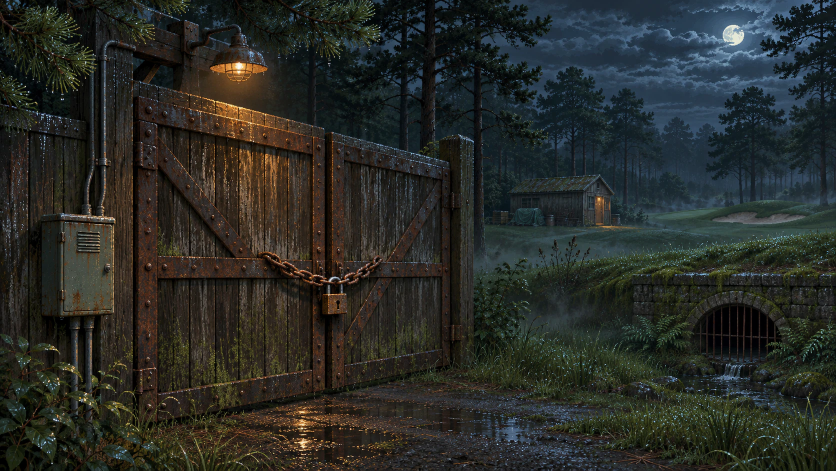
#> input picture web/assets/optimized/level-one-opening/04-gate-closed.webp, 1672 x 941 px (shown at 1/2 size)
$ python build-menu-art.py
#> lines starting #> are read from the running program, lines starting #| are printed output that depends on the picture
"""Produce bounded-size menu derivatives of existing chapter illustrations."""
from pathlib import Path
from PIL import Image

root = Path(__file__).resolve().parents[1] / 'web/assets'
out = root / 'menu'
out.mkdir(exist_ok=True)
sources = {
    'night-order': 'level-one-opening/04-gate-closed.webp',
    'back-nine': 'back-nine-opening/02-one-cart-side-profile.webp',
    'under-green': 'under-green-opening/01-below-the-fairway.webp',
    'final-cut': 'final-cut-story/01-final-review.webp',
}
for name, source in sources.items():
    original = Image.open(root / 'optimized' / source).convert('RGB')
#> original is the input picture: PIL image 1672x941 RGB; mean R, G, B 40.9, 43.5, 39
    for suffix, width, quality in [('scene', 1440, 80), ('thumb', 480, 78)]:
        im = original.copy()
        im.thumbnail((width, width), Image.Resampling.LANCZOS)
        im.save(out / f'{name}-{suffix}.webp', quality=quality, method=6)
#> this loop made 2 passes
#> pass 1, `im.save(out / f'{name}-{suffix}.webp', quality=quality, method=6)`:
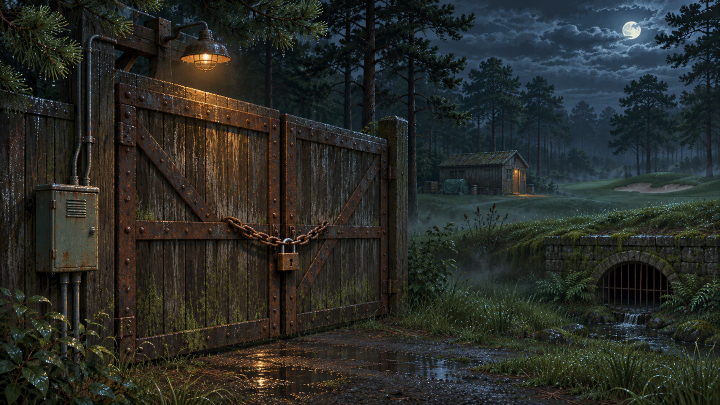
#> saved as night-order-scene.webp: PIL image 1440x810 RGB (shown at 1/2 size); mean R, G, B 40.9, 43.5, 39
#> pass 2, `im.save(out / f'{name}-{suffix}.webp', quality=quality, method=6)`:
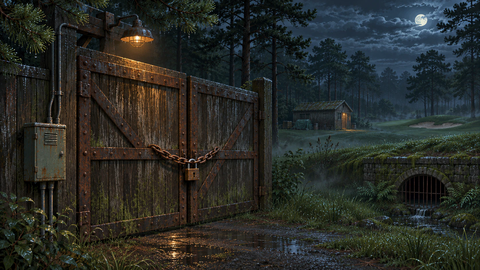
#> saved as night-order-thumb.webp: PIL image 480x270 RGB; mean R, G, B 40.9, 43.5, 39
#> pass 2 of the loop `for name, source in sources.items():`:
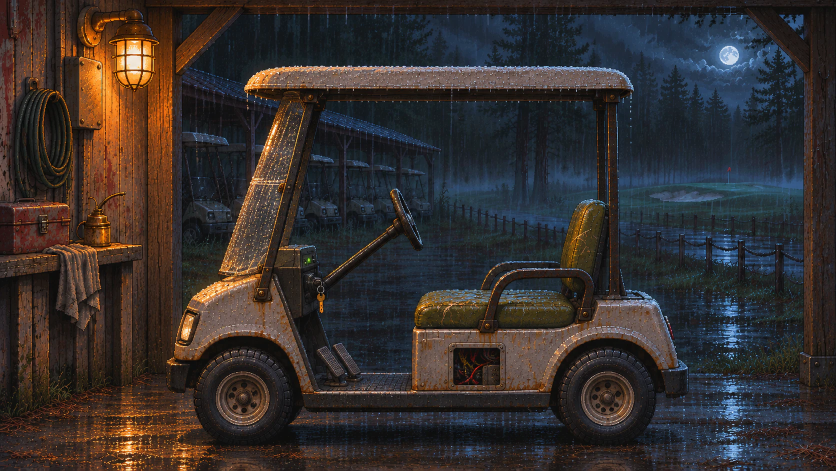
#> input picture web/assets/optimized/back-nine-opening/02-one-cart-side-profile.webp, 1672 x 941 px (shown at 1/2 size)
#> original is the input picture: PIL image 1672x941 RGB; mean R, G, B 54.1, 47.7, 45.9
#> the loop `for suffix, width, quality in [('scene', 1440, 80), ('thumb', 480, 78)]:` made 2 passes
#> pass 1, `im.save(out / f'{name}-{suffix}.webp', quality=quality, method=6)`:
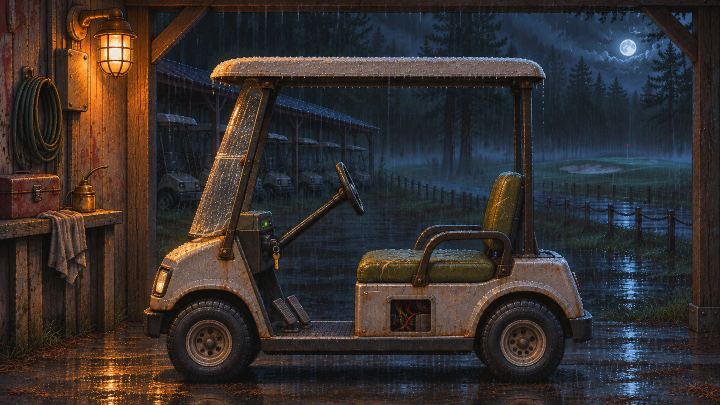
#> saved as back-nine-scene.webp: PIL image 1440x810 RGB (shown at 1/2 size); mean R, G, B 54.1, 47.7, 45.9
#> pass 2, `im.save(out / f'{name}-{suffix}.webp', quality=quality, method=6)`:
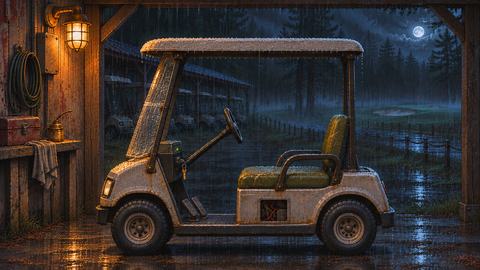
#> saved as back-nine-thumb.webp: PIL image 480x270 RGB; mean R, G, B 54.1, 47.7, 45.9
#> pass 3 of the loop `for name, source in sources.items():`:
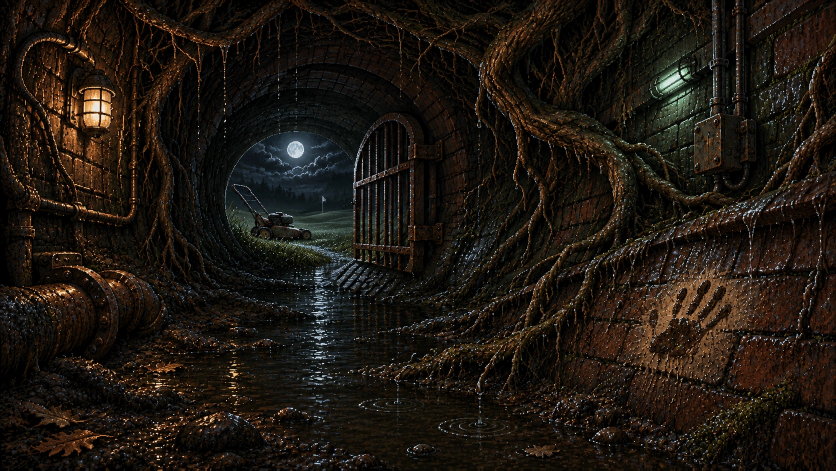
#> input picture web/assets/optimized/under-green-opening/01-below-the-fairway.webp, 1672 x 941 px (shown at 1/2 size)
#> original is the input picture: PIL image 1672x941 RGB; mean R, G, B 30.1, 23.5, 16.8
#> the loop `for suffix, width, quality in [('scene', 1440, 80), ('thumb', 480, 78)]:` made 2 passes
#> pass 1, `im.save(out / f'{name}-{suffix}.webp', quality=quality, method=6)`:
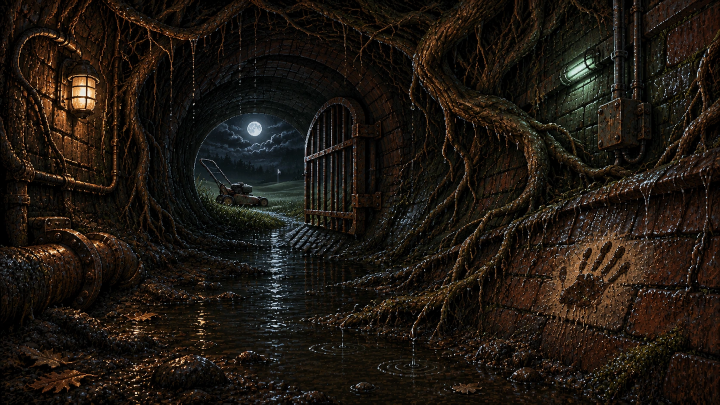
#> saved as under-green-scene.webp: PIL image 1440x810 RGB (shown at 1/2 size); mean R, G, B 30.2, 23.6, 16.9
#> pass 2, `im.save(out / f'{name}-{suffix}.webp', quality=quality, method=6)`:
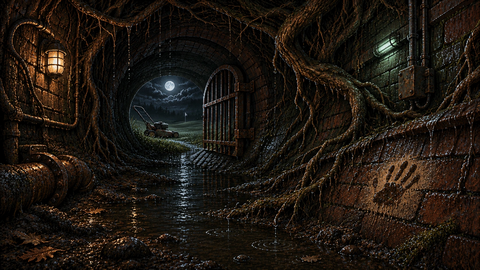
#> saved as under-green-thumb.webp: PIL image 480x270 RGB; mean R, G, B 30.2, 23.6, 16.9
#> the loop made 4 passes; the first 3 are shown

# Small, sharp pixel lettering, rendered once by the browser. No font download.
glyphs = {
 'R':['11110','10001','10001','11110','10100','10010','10001'],
 'O':['01110','10001','10001','10001','10001','10001','01110'],
 'U':['10001','10001','10001','10001','10001','10001','01110'],
 'G':['01111','10000','10000','10111','10001','10001','01110'],
 'H':['10001','10001','10001','11111','10001','10001','10001'],
 'C':['01111','10000','10000','10000','10000','10000','01111'],
 'T':['11111','00100','00100','00100','00100','00100','00100'],
}
parts=[]
x=1
for letter in 'ROUGH CUT':
    if letter == ' ':
        x+=3
        continue
    for y,row in enumerate(glyphs[letter]):
        for col,bit in enumerate(row):
            if bit=='1': parts.append(f'M{x+col} {y+1}h1v1h-1z')
    x+=6
path=''.join(parts)
(out/'rough-cut.svg').write_text(f'<svg xmlns="http://www.w3.org/2000/svg" viewBox="0 0 {x} 11" shape-rendering="crispEdges"><path fill="#604d31" transform="translate(0 1)" d="{path}"/><path fill="#efd59c" d="{path}"/><path fill="#a58a56" d="M1 10h{x-2}v1H1z"/><path fill="#12231f" d="M15 10h2v1h-2zM36 10h3v1h-3z"/></svg>')
